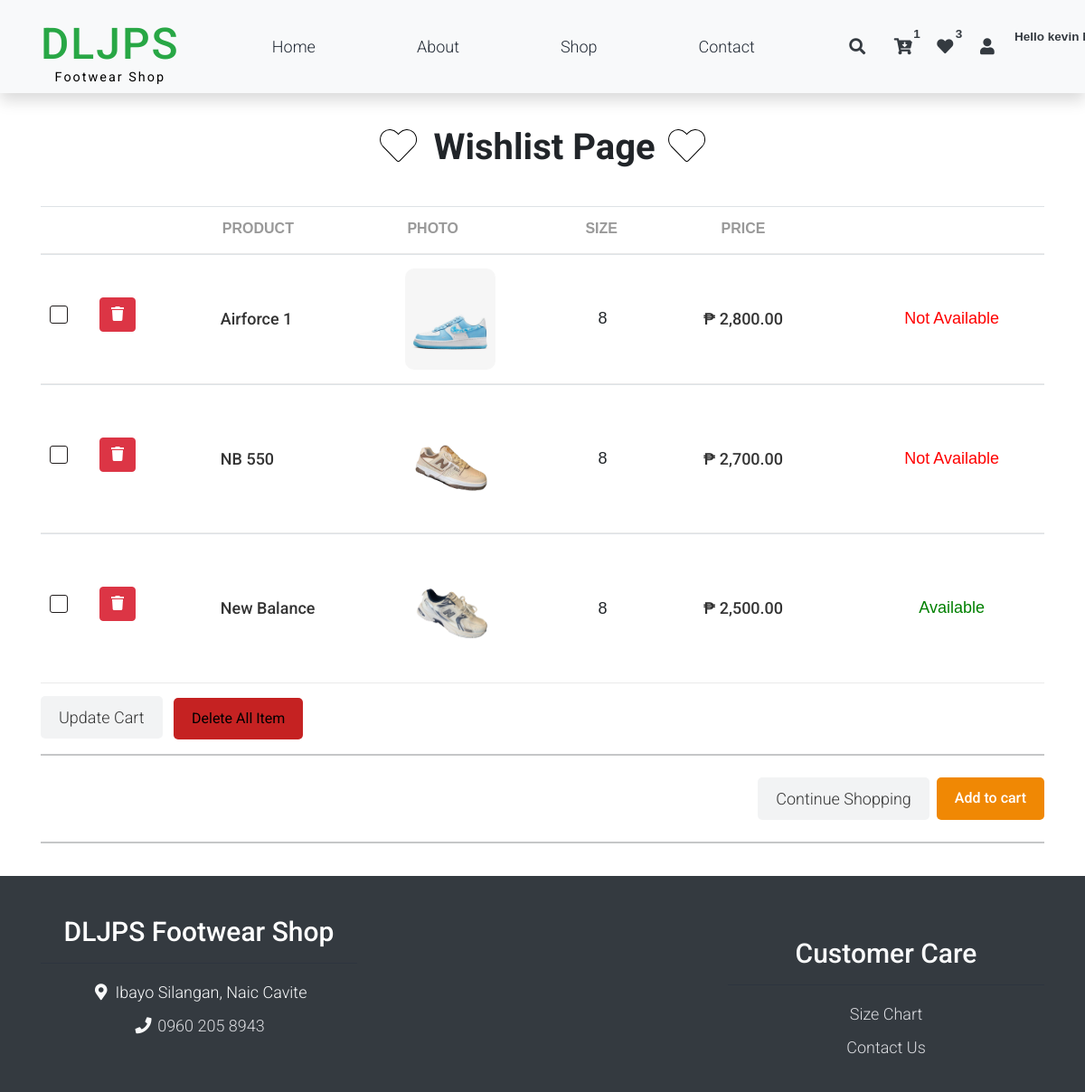
The page /wishlist.php (signed in) on the database its author committed.
### tables this page shows
CREATE TABLE `users` (
  `id` int(11) NOT NULL,
  `first_name` varchar(255) NOT NULL,
  `last_name` varchar(255) NOT NULL,
  `pwd` varchar(255) NOT NULL,
  `email` varchar(30) NOT NULL,
  `contact_num` varchar(30) NOT NULL,
  `created_at` datetime NOT NULL DEFAULT curtime()
);

CREATE TABLE `wishlist` (
  `wishlist_id` int(11) NOT NULL,
  `product_id` int(11) NOT NULL,
  `userid` int(11) NOT NULL,
  `size` int(11) NOT NULL
);

CREATE TABLE `shoeproduct` (
  `id` int(11) NOT NULL,
  `product_name` varchar(50) NOT NULL,
  `product_description` text NOT NULL,
  `product_img_name` varchar(255) NOT NULL,
  `brand` mediumint(50) NOT NULL,
  `Category` mediumint(50) NOT NULL,
  `product_color` mediumint(50) NOT NULL,
  `qty` mediumint(100) NOT NULL,
  `price` double NOT NULL,
  `created_at` date NOT NULL DEFAULT current_timestamp()
);

### includes/login_model.inc.php (called while the page is built, shortened)
<?php
function get_user_topbar(object $pdo ,string $user_id){
    $query = "SELECT * FROM users WHERE id = :user_id;";
    $stmt = $pdo->prepare($query);
    $stmt->bindParam(":user_id", $user_id);
    $stmt->execute();
    $result = $stmt->fetch(PDO::FETCH_ASSOC);
    return $result;
}
function get_wishlist_count(object $pdo ,string $user_id){
    $query = "SELECT count(*) as wishcount FROM wishlist WHERE userid = :user_id;";
    $stmt = $pdo->prepare($query);
    $stmt->bindParam(":user_id", $user_id);
    $stmt->execute();
    $result = $stmt->fetch(PDO::FETCH_ASSOC);
    return $result;
}
function get_cart_count(object $pdo ,string $user_id){
    $query = "SELECT count(*) as cartcount FROM cart WHERE user_id = :user_id;";
    $stmt = $pdo->prepare($query);
    $stmt->bindParam(":user_id", $user_id);
    $stmt->execute();
    $result = $stmt->fetch(PDO::FETCH_ASSOC);
    return $result;
}

### includes/wishlist_model.inc.php (called while the page is built, shortened)
<?php
function get_user_wishlist(object $pdo ,string $user_id){
    $query = "SELECT * FROM wishlist INNER JOIN shoeproduct on wishlist.product_id = shoeproduct.id right join brand on shoeproduct.brand = brand.id right join category on shoeproduct.Category = category.id right join color on shoeproduct.product_color = color.id WHERE userid = :user_id;";
    $stmt = $pdo->prepare($query);
    $stmt->bindParam(":user_id", $user_id);
    $stmt->execute();
    $result = $stmt->fetchAll(PDO::FETCH_ASSOC);
    return $result;
}
function get_product_stock(object $pdo, int|array $product_id, int $size) {
    if (is_array($product_id)) {
        $placeholders = implode(',', array_fill(0, count($product_id), '?'));
        $query = "SELECT * FROM shoe_stocks
                  INNER JOIN sizes ON shoe_stocks.size_id = sizes.id
                  WHERE shoe_id IN ($placeholders) AND size = ?";
        $stmt = $pdo->prepare($query);
        $stmt->execute(array_merge($product_id, [$size]));
    } else {
        $query = "SELECT * FROM shoe_stocks
                  INNER JOIN sizes ON shoe_stocks.size_id = sizes.id
                  WHERE shoe_id = ? AND size = ?";
        $stmt = $pdo->prepare($query);
        $stmt->execute([$product_id, $size]);
    }
    $result = $stmt->fetchAll(PDO::FETCH_ASSOC);
    if (empty($result)) {
        return "Unavailable";
    }
    return $result;
}

### wishlist.php (the view, shortened to what this page needs)
<?php
    include('includes/header.php');
    include('includes/topbar.php');
    require_once 'includes/dbh.inc.php';
    include('includes/wishlist_model.inc.php');
    $Wishlistresult = get_user_wishlist($pdo, $_SESSION['user_id']);
?>
<section class="cart_area" id="cartSection">
    <div class="container">
    <div class="row text-center pt-3">
            <div class="col-lg-6 m-auto">
                <h1 class=" bold " > <i class="fa fa-fw fa-heart border-only-heart mr-1"></i> Wishlist Page <i class="fa fa-fw fa-heart border-only-heart"></i> </h1>
            </div>
        </div>
        <br>
    <form action="includes/wishlist.inc.php" method="POST">
        <div class="cart_inner">
            <div class="table-responsive">
                <table id="wishlist_tble" class="table">
                    <thead>
                        <tr>
                            <th></th>
                            <th scope="col">Product</th>
                            <th > Photo</th>
                            <th > Size</th>
                            <th scope="col" style="text-align: center;">Price</th>
                            <th style="display:none;"></th>
                            <th style="text-align: center;"> </th>
                        </tr>
                    </thead>
                    <tbody>
                        <?php foreach ($Wishlistresult as $wishlist ){ ?>
                            <?php $checkavailable = get_product_stock($pdo, $wishlist['product_id'], $wishlist['size']) ?>
                        <tr>
                            <td>
                                <input type="checkbox" name="shoeid[]"class="flat-red wishlist-checkbox" value="<?php echo htmlspecialchars($wishlist['product_id']); ?>">
                                <button type="button" class="delwishbtn btn btn-danger marginleftmore marginbottom " ><i class="fa fa-trash" aria-hidden="true"></i></button>
                            </td>
                            <td>
                                <div class="media">
                                    <div class="media-body">
                                        <h5><?php echo $wishlist['product_name'] ?></h5>
                                    </div>
                                </div>
                            </td>
                            <td>
                                <div class="d-flex">
                                    <img src="assets/shoesphotos/<?php echo $wishlist['product_img_name'] ?>" class="lumalake" alt="Product Image" style="max-width: 100px; border-radius: 10px;">
                                </div>
                            </td>
                            <td> <span class="ml-3"> <?php echo $wishlist['size'] ?></span></td>
                            <td style="text-align: center;">
                                <div class=''>
                                <h5> ₱ <?php echo number_format($wishlist['price'],2) ?></h5>
                                </div>
                            </td>
                            <td style="display:none;"> </td>
                            <td style="text-align: center;">
                                <?php
                                 if($checkavailable == "Unavailable") {
                                echo "<h5 class='red'> Not Available </h5 >";
                                }else{
                                    echo "<h5 class='green'> Available </h4> ";
                                } ?>
                            </td>
                        </tr>
                        <?php } ?>
                    </tbody>
                </table>
                <?php if(!empty($Wishlistresult)){?>
                <div class="my-2">
                    <a class="gray_btn" href="wishlist.php"> Update Cart  </a>
                    <button type="submit" class="red_btn ml-2" name="delall"> Delete All Item </button>
                </div>
                <hr>
                <div class="d-flex justify-content-end my-4">
                    <a class="gray_btn me-2" href="shop.php">Continue Shopping</a>
                    <button type="submit" class="primary-btn addToCartBtn " name="save_multiple" >Add to cart</button>
                </div>
                <hr>
                <?php }else{?>
                    <h2 class="mr-2 " style=" text-align: justify; text-align-last: center;">  <a href="shop.php"> Please click here to Shop </h2>
                   <?php }?>
            </div>
        </div>
    </div>
</section>
<?php include('includes/footer.php'); ?>

### includes/topbar.php (shortened to what this page needs)
<nav class="navbar navbar-expand-lg navbar-light shadow">
        <div class="container d-flex justify-content-between align-items-center">
        <a class="navbar-brand text-success logo h1 align-self-center" href="index.php">
    DLJPS
    <p class="small-text">Footwear Shop</p>
</a>
            <div class="align-self-center collapse navbar-collapse flex-fill  d-lg-flex justify-content-lg-between" id="templatemo_main_nav">
                <div class="flex-fill">
                    <ul class="nav navbar-nav d-flex justify-content-between mx-lg-auto">
                        <li class="nav-item">
                            <a class="nav-link" href="index.php">Home</a>
                        </li>
                        <li class="nav-item">
                            <a class="nav-link" href="aboutUs.php">About</a>
                        </li>
                        <li class="nav-item">
                            <a class="nav-link" href="shop.php">Shop</a>
                        </li>
                        <li class="nav-item">
                            <a class="nav-link" href="contactUs.php">Contact</a>
                        </li>
                    </ul>
                </div>
                <div class="navbar align-self-center d-flex">
                    <a class="nav-icon d-none d-lg-inline" href="#" data-bs-toggle="modal" data-bs-target="#templatemo_search">
                        <i class="fa fa-fw fa-search text-dark mr-2"></i>
                    </a>
                    <?php
                    if(!isset($_SESSION['user_id'])){
                        ?>
                        <a class="nav-icon position-relative text-decoration-none" href="addToCardPage.php">
                        <i class="fa fa-fw fa-cart-arrow-down text-dark mr-1"></i>
                        <span class="position-absolute top-0 left-100 translate-middle badge rounded-pill bg-light text-dark">0</span>
                    </a>
                        <a class="nav-icon position-relative text-decoration-none" href="wishlist.php">
                        <i class="fa fa-fw fa-heart text-dark mr-1"></i>
                        <span class="position-absolute top-0 left-100 translate-middle badge rounded-pill bg-light text-dark">0</span>
                    </a>
                        <a class="nav-icon position-relative text-decoration-none" href="loginPage.php">
                        <i class="fa fa-fw fa-user text-dark mr-3"></i>
                        <span class="position-absolute top-0 left-100 translate-middle badge rounded-pill bg-light text-dark  " style="margin-left: 20px;">Login Here!</span>
                    </a>
                    <?php
                    }else{
                        require_once 'dbh.inc.php';
                        include_once 'includes/login_model.inc.php';
                        $result = get_user_topbar($pdo, $_SESSION['user_id']);
                        $cartcount = get_cart_count($pdo, $_SESSION['user_id']);
                        $wishcount = get_wishlist_count($pdo, $_SESSION['user_id']);
                        ?>
                        <a class="nav-icon position-relative text-decoration-none" href="addToCardPage.php">
                            <i class="fa fa-fw fa-cart-arrow-down text-dark mr-1"></i>
                            <span class="position-absolute top-0 left-100 translate-middle badge rounded-pill bg-light text-dark"><?php echo $cartcount['cartcount'] ?></span>
                        </a>
                        <a class="nav-icon position-relative text-decoration-none" href="wishlist.php">
                        <i class="fa fa-fw fa-heart text-dark mr-1"></i>
                        <span class="position-absolute top-0 left-100 translate-middle badge rounded-pill bg-light text-dark"> <?php echo $wishcount['wishcount'] ?> </span>
                        </a>
                        <div class="nav-item dropdown">
                            <a class="nav-icon position-relative text-decoration-none" href="#" id="userDropdown" role="button" data-bs-toggle="dropdown" aria-haspopup="true" aria-expanded="false">
                                <i class="fa fa-fw fa-user text-dark mr-3"></i>
                                <span class="position-absolute top-0 left-100 translate-middle badge rounded-pill bg-light text-dark" style="margin-left: 50px;"><?php echo 'Hello ' .$result['first_name'] .' '. $result['last_name'] ?> </span>
                            </a>
                        </div>
                    <?php
                    }
                    ?>
                </div>
            </div>
        </div>
    </nav>

### assets/css/templatemo.css (style rules this page uses)
body, ul, li, p, a, label, input, div { font-family: 'Roboto', sans-serif; font-size: 18px !important; font-weight: 300 !important; }
.h1 { font-family: 'Roboto', sans-serif; font-size: 48px !important; font-weight: 200 !important; }
.logo { font-weight: 500 !important; }
.text-success { color: #59ab6e !important; }
.bg-light { background-color: #e9eef5 !important; }
#templatemo_main_nav a { color: #212934; }
#templatemo_main_nav .navbar .nav-icon { margin-right: 20px; }
@media (min-width: 768px) { #templatemo_main_nav .navbar-nav { max-width: 450px; } }
@media (min-width: 992px) { #templatemo_main_nav .navbar-nav { max-width: 550px; } }

### assets/css/custom.css (style rules this page uses)
.navbar-brand { font-size: 2.5rem; font-weight: bold; letter-spacing: 2px; color: #000000 !important; }
.small-text { font-size: 0.9rem !important; font-weight: 400 !important; color: #000000; margin-top: -10px; text-align: center; margin-bottom: -15px; }
* { margin: 0; padding: 0; box-sizing: border-box; font-family: "Poppins", sans-serif; }
body { background: #ecf0f3; display: flex; flex-direction: column; min-height: 100vh; }
.bold { font-weight: bold; }
.marginleftmore { margin-left: 30px; }
.marginbottom { margin-bottom: 10px; }
#cartSection { padding: 20px; background-color: #fff; }
#cartSection .table { width: 100%; border-collapse: collapse; margin-top: 20px; }
#cartSection .table th { font-size: 16px; color: #999; font-weight: 700; text-transform: uppercase; padding-bottom: 15px; text-align: left; border-bottom: 1px solid #eaeaea; }
#cartSection .table td { padding: 15px 10px; vertical-align: middle; border-bottom: 1px solid #eaeaea; }
#cartSection .table td img { max-width: 100px; border-radius: 10px; }
#cartSection .table td h5 { font-size: 18px; color: #333; margin: 0; }
#cartSection .primary-btn, #cartSection .gray_btn { display: inline-block; padding: 10px 20px; border-radius: 5px; font-size: 14px; font-weight: 500; text-align: center; cursor: pointer; text-decoration: none; transition: background-color 0.3s ease; }
#cartSection .red_btn { display: inline-block; padding: 11px 20px; border-radius: 5px; font-size: 16px; font-weight: 500px; text-align: center; cursor: pointer; text-decoration: none; transition: background-color 0.3s ease; }
#cartSection .primary-btn { background-color: #f08804; display: inline-block; padding: 11px 20px; border-radius: 5px; color: #fff; border: none; font-size: 16px; font-weight: 500px; cursor: pointer; text-decoration: none; transition: background-color 0.3s ease; }
#cartSection .gray_btn { background-color: #f2f3f4; color: #333; border: none; }
#cartSection .red_btn { background-color: #c52222; color: #000000; border: none; }
.flat-red { appearance: none; width: 20px; height: 20px; border: 1px solid #201c1c; border-radius: 3px; background-color: white; cursor: pointer; transition: background-color 0.3s, border-color 0.3s; }
.border-only-heart { color: white !important; -webkit-text-stroke: 1px black; }
.green { color: green !important; }
.red { color: red !important; }

### rows shown on the page
users: first_name "kevin"
wishlist: shoeproduct.product_name "Airforce 1", shoeproduct.product_img_name (picture), size "8", shoeproduct.price "2,800.00", shows "Not Available"
wishlist: shoeproduct.product_name "NB 550", shoeproduct.product_img_name (picture), size "8", shoeproduct.price "2,700.00", shows "Not Available"
wishlist: shoeproduct.product_name "New Balance", shoeproduct.product_img_name (picture), size "8", shoeproduct.price "2,500.00", shows "Available"

### other values the page prints
$cartcount['cartcount'] "1"
$wishcount['wishcount'] "3"
